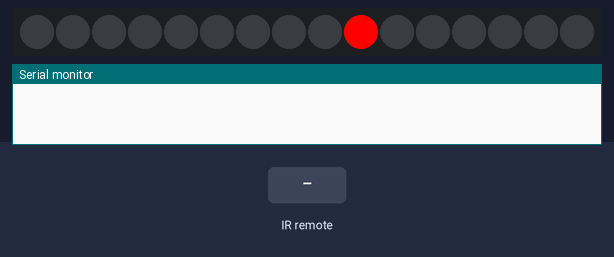
Recording of a sketch running on a simulated Arduino Uno, built with avr-gcc and run on an emulated ATmega328P. Parts: 16 RGB LEDs in strip order, left to right, the last lines printed to the serial monitor. The test bench sets the inputs (shaded band).

Above: at 1.77 s.
1.8 s: infrared code 0xFF02FD received
3.4 s: infrared code 0xFFFFFFFF received
4.9 s: infrared code 0xFF1AE5 received
6.4 s: infrared code 0xFF02FD received
At 6.41 s:
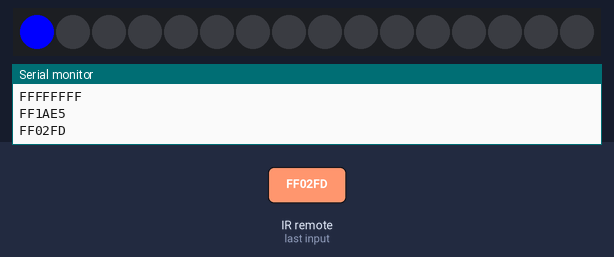
8.0 s: infrared code 0xFF9A65 received
At 8.07 s:
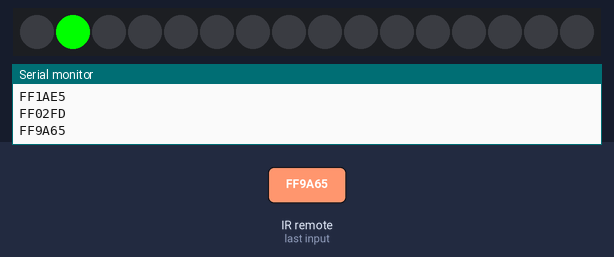
9.6 s: infrared code 0xFFA25D received
At 9.74 s:
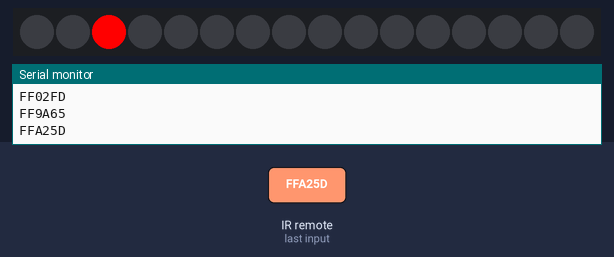

Measured:
- after the input at 6.4 s, the LEDs: change at once (image 1)
- after the input at 8.0 s, the LEDs: first change at once (image 2 shows a later state)
- after the input at 9.6 s, the LEDs: first change at once (image 3 shows a later state)

The sketch:

IR_Light_Patterns.ino
```cpp
#include <IRremote.h>
#include <FastLED.h>

const int RECV_PIN = 7;
IRrecv irrecv(RECV_PIN);
decode_results results;
unsigned long key_value = 0;
//FastLed variables
#define NUM_LEDS 16
#define DATA_PIN 3
#define CLOCK_PIN 8
CRGB leds[NUM_LEDS];
bool oneLight = true;
int lightPatternDelay = 50;
CRGB lightColor = CRGB(255,0,0);

void setup(){
  delay(500);
  Serial.begin(9600);
  irrecv.enableIRIn();
  irrecv.blink13(true);
  FastLED.addLeds<APA102, DATA_PIN, CLOCK_PIN, RGB>(leds, NUM_LEDS);


}

void CheckIrInput(){
  if (irrecv.decode(&results)){
        Serial.println(results.value, HEX);
        if (results.value == 0XFFFFFFFF)
          results.value = key_value;

          switch(results.value){
            case 0xFF02FD:
            oneLight = !oneLight;
            break;
            case 0xFF1AE5:  //Turn light Red
            lightColor = CRGB(0,0,255);
            break;
            case 0xFF9A65:  //Turn light Green
            lightColor = CRGB(0,255,0);
            break;
            case 0xFFA25D:   //Turn light Blue
            lightColor = CRGB(255,0,0);
            break;
            case 0xFFE817:   //Fast lights
            lightPatternDelay = 10;
            break;
            case 0xFFC837:   //Slow Lights
            lightPatternDelay = 50;
            break;
          }
        key_value = results.value;
        irrecv.resume();
  }
}

void loop(){
  CheckIrInput();
  if(oneLight == true){
    for(int whiteLed = 0; whiteLed < NUM_LEDS; whiteLed = whiteLed + 1) {
      // Turn our current led on to white, then show the leds
      leds[whiteLed] = lightColor;

      // Show the leds (only one of which is set to white, from above)
      FastLED.show();

      // Wait a little bit
      delay(lightPatternDelay);

      // Turn our current led back to black for the next loop around
      leds[whiteLed] = CRGB::Black;
   }
  }
  if(oneLight == false){
    for(int i = 0; i < NUM_LEDS+1; i++){
      leds[i] = CRGB::Black;
      FastLED.show();
    }
  }
}
```
